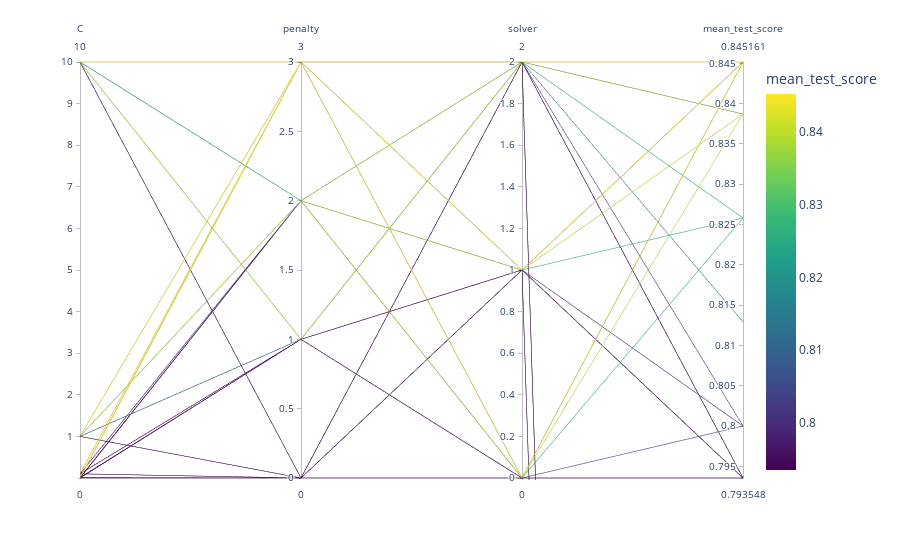

Here is the notebook cell this chart was saved with:
### Code cell
best_lr = grid_search(LogisticRegression(), X, y, hyperparams = params_lr, scoring=f2, scale=MinMaxScaler())
best_lr

### Figure 1 — Plotly figure (JSON) as saved in the notebook; plotly's stock layout.template omitted (floating-point values rounded to 4 significant figures)
{"data": [{"dimensions": [{"label": "C", "values": [1e-05, 1e-05, 1e-05, 1e-05, 1e-05, 1e-05, 1e-05, 1e-05, 1e-05, 1e-05, 1e-05, 1e-05, 0.0001, 0.0001, 0.0001, 0.0001, 0.0001, 0.0001, 0.0001, 0.0001, 0.0001, 0.0001, 0.0001, 0.0001, 0.001, 0.001, 0.001, 0.001, 0.001, 0.001, 0.001, 0.001, 0.001, 0.001, 0.001, 0.001, 0.01, 0.01, 0.01, 0.01, 0.01, 0.01, 0.01, 0.01, 0.01, 0.01, 0.01, 0.01, 0.1, 0.1, 0.1, 0.1, 0.1, 0.1, 0.1, 0.1, 0.1, 0.1, 0.1, 0.1, 1, 1, 1, 1, 1, 1, 1, 1, 1, 1, 1, 1, 10, 10, 10, 10, 10, 10, 10, 10, 10, 10, 10, 10]}, {"label": "penalty", "values": [3, 3, 3, 1, 1, 1, 2, 2, 2, 0, 0, 0, 3, 3, 3, 1, 1, 1, 2, 2, 2, 0, 0, 0, 3, 3, 3, 1, 1, 1, 2, 2, 2, 0, 0, 0, 3, 3, 3, 1, 1, 1, 2, 2, 2, 0, 0, 0, 3, 3, 3, 1, 1, 1, 2, 2, 2, 0, 0, 0, 3, 3, 3, 1, 1, 1, 2, 2, 2, 0, 0, 0, 3, 3, 3, 1, 1, 1, 2, 2, 2, 0, 0, 0]}, {"label": "solver", "values": [2, 1, 0, 2, 1, 0, 2, 1, 0, 2, 1, 0, 2, 1, 0, 2, 1, 0, 2, 1, 0, 2, 1, 0, 2, 1, 0, 2, 1, 0, 2, 1, 0, 2, 1, 0, 2, 1, 0, 2, 1, 0, 2, 1, 0, 2, 1, 0, 2, 1, 0, 2, 1, 0, 2, 1, 0, 2, 1, 0, 2, 1, 0, 2, 1, 0, 2, 1, 0, 2, 1, 0, 2, 1, 0, 2, 1, 0, 2, 1, 0, 2, 1, 0]}, {"label": "mean_test_score", "values": [0.8452, 0.8452, 0.8452, 0.7935, null, null, 0.7935, 0.7935, 0.7935, null, null, null, 0.8387, 0.8452, 0.8452, 0.7935, null, null, 0.7935, 0.7935, 0.7935, null, null, null, 0.8452, 0.8452, 0.8452, 0.7935, null, null, 0.7935, 0.7935, 0.7935, null, null, null, 0.8387, 0.8452, 0.8452, 0.7935, null, null, 0.7935, 0.7935, 0.7935, null, null, null, 0.8452, 0.8452, 0.8452, 0.7935, null, null, 0.8, 0.8, 0.8, null, null, null, 0.8387, 0.8452, 0.8452, 0.8129, null, null, 0.8387, 0.8387, 0.8387, null, null, null, 0.8387, 0.8452, 0.8452, 0.8387, null, null, 0.8258, 0.8258, 0.8258, null, null, null]}], "domain": {"x": [0, 1], "y": [0, 1]}, "line": {"color": [0.8452, 0.8452, 0.8452, 0.7935, null, null, 0.7935, 0.7935, 0.7935, null, null, null, 0.8387, 0.8452, 0.8452, 0.7935, null, null, 0.7935, 0.7935, 0.7935, null, null, null, 0.8452, 0.8452, 0.8452, 0.7935, null, null, 0.7935, 0.7935, 0.7935, null, null, null, 0.8387, 0.8452, 0.8452, 0.7935, null, null, 0.7935, 0.7935, 0.7935, null, null, null, 0.8452, 0.8452, 0.8452, 0.7935, null, null, 0.8, 0.8, 0.8, null, null, null, 0.8387, 0.8452, 0.8452, 0.8129, null, null, 0.8387, 0.8387, 0.8387, null, null, null, 0.8387, 0.8452, 0.8452, 0.8387, null, null, 0.8258, 0.8258, 0.8258, null, null, null], "coloraxis": "coloraxis"}, "name": "", "type": "parcoords"}], "layout": {"coloraxis": {"colorbar": {"title": {"text": "mean_test_score"}}, "colorscale": [[0, "#440154"], [0.1111, "#482878"], [0.2222, "#3e4989"], [0.3333, "#31688e"], [0.4444, "#26828e"], [0.5556, "#1f9e89"], [0.6667, "#35b779"], [0.7778, "#6ece58"], [0.8889, "#b5de2b"], [1, "#fde725"]]}, "legend": {"tracegroupgap": 0}, "margin": {"t": 60}}}
